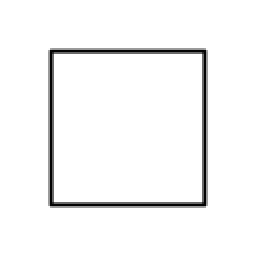
#> input picture content/square.png, 128 x 128 px, found by its file name (shown 2 times larger)
$ python phase1_group5.py
#> lines starting #> are read from the running program, lines starting #| are printed output that depends on the picture
# -*- coding: utf-8 -*-
"""Untitled3.ipynb

Automatically generated by Colaboratory.

Original file is located at
    https://colab.research.google.com/drive/12-A9k6G6Cebqy-SjC9GY1_juwFdBmQ82
"""

from matplotlib.image import imread
import matplotlib.pyplot as plt
import numpy as np

# #---------------------------------------------------------------------------------------------------------------------
# PART I - Transforming an image from color to grayscale
# #---------------------------------------------------------------------------------------------------------------------

# Here we import the image file as an array of shape (nx, ny, nz)
image_file = '/content/square.png'
input_image = imread(image_file)  # this is the array representation of the input image
#> input_image is the input picture: shape (128, 128, 3) float32; min 0.00784, max 1, mean 0.963
[nx, ny, nz] = np.shape(input_image)  # nx: height, ny: width, nz: colors (RGB)
#> nx = 128; ny = 128; nz = 3

# Extracting each one of the RGB components
r_img, g_img, b_img = input_image[:, :, 0], input_image[:, :, 1], input_image[:, :, 2]

# The following operation will take weights and parameters to convert the color image to grayscale
gamma = 1.400  # a parameter
r_const, g_const, b_const = 0.2126, 0.7152, 0.0722  # weights for the RGB components respectively
grayscale_image = r_const * r_img ** gamma + g_const * g_img ** gamma + b_const * b_img ** gamma
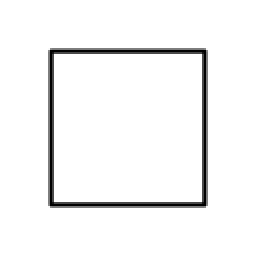
#> grayscale_image: shape (128, 128) float32 (shown 2 times larger); min 0.00113, max 1, mean 0.959
# grayscale_image = grayscale_image.resize((128,128))
# This command will display the grayscale image alongside the original image
fig1 = plt.figure(1)
ax1, ax2 = fig1.add_subplot(121), fig1.add_subplot(122)
ax1.imshow(input_image)
ax2.imshow(grayscale_image, cmap=plt.get_cmap('gray'))
fig1.show()
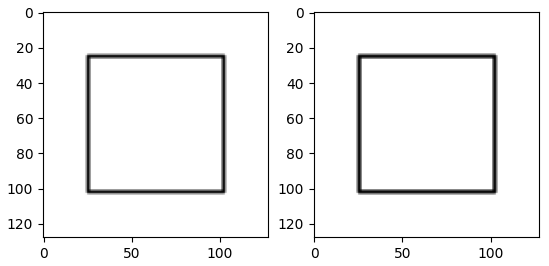
#> figure drawn by matplotlib, 2 panels

# #---------------------------------------------------------------------------------------------------------------------
# PART II - Applying the Sobel operator
# #---------------------------------------------------------------------------------------------------------------------

"""
The kernels Gx and Gy can be thought of as a differential operation in the "input_image" array in the directions x and y
respectively. These kernels are represented by the following matrices:
      _               _                   _                _
     |                 |                 |                  |
     | 1.0   0.0  -1.0 |                 |  1.0   2.0   1.0 |
Gx = | 2.0   0.0  -2.0 |    and     Gy = |  0.0   0.0   0.0 |
     | 1.0   0.0  -1.0 |                 | -1.0  -2.0  -1.0 |
     |_               _|                 |_                _|
"""

# Here we define the matrices associated with the Sobel filter
Gx = np.array([[1.0, 0.0, -1.0],
               [2.0, 0.0, -2.0],
               [1.0, 0.0, -1.0]])
Gy = np.array([[1.0, 2.0, 1.0],
               [0.0, 0.0, 0.0],
               [-1.0, -2.0, -1.0]])
[rows, columns] = np.shape(grayscale_image)  # we need to know the shape of the input grayscale image
#> rows = 128; columns = 128
sobel_filtered_image = np.zeros(shape=(rows, columns))  # initialization of the output image array (all elements are 0)
grad_x = np.zeros(shape=(rows, columns))
grad_y = np.zeros(shape=(rows, columns))
# Now we "sweep" the image in both x and y directions and compute the output
for i in range(rows - 2):
    for j in range(columns - 2):
        gx = np.sum(np.multiply(Gx, grayscale_image[i:i + 3, j:j + 3]))  # x direction
        gy = np.sum(np.multiply(Gy, grayscale_image[i:i + 3, j:j + 3]))  # y direction
        grad_x[i + 1, j + 1] = gx
        grad_y[i + 1, j + 1] = gy
        sobel_filtered_image[i + 1, j + 1] = np.sqrt(gx ** 2 + gy ** 2)  # calculate the "hypotenuse"
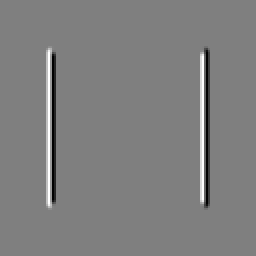
#> grad_x: shape (128, 128) float64 (shown 2 times larger); min -4, max 4, mean 0; drawn with min black and max white
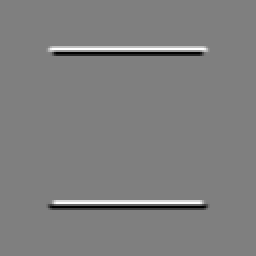
#> grad_y: shape (128, 128) float64 (shown 2 times larger); min -4, max 4, mean 0; drawn with min black and max white
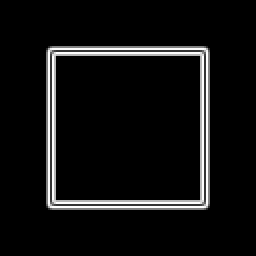
#> sobel_filtered_image: shape (128, 128) float64 (shown 2 times larger); min 0, max 4, mean 0.255; drawn with min black and max white

# Display the original image and the Sobel filtered image
fig2 = plt.figure(2)
ax1, ax2 = fig2.add_subplot(121), fig2.add_subplot(122)
ax1.imshow(input_image)
ax2.imshow(sobel_filtered_image, cmap=plt.get_cmap('gray'))
fig2.show()
fig3 = plt.figure(3)
ax1, ax2 = fig3.add_subplot(121), fig3.add_subplot(122)
ax1.imshow(grad_x,cmap=plt.get_cmap('gray'))
ax2.imshow(grad_y, cmap=plt.get_cmap('gray'))
fig3.show()
np.savetxt('/content/grayscale_image.txt', grayscale_image)
np.savetxt('/content/Gx.txt', grad_x)
np.savetxt('/content/Gy.txt', grad_y)
# Show both images
# plt.show()

# Save the filtered image in destination path
# plt.imsave('sobel_filtered_image.png', sobel_filtered_image, cmap=plt.get_cmap('gray'))
